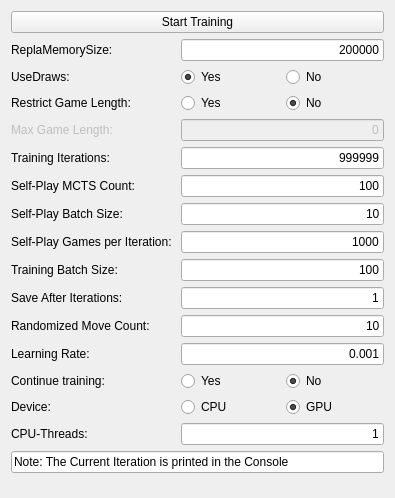
<?xml version="1.0" encoding="UTF-8"?>
<ui version="4.0">
 <class>TrainingWidget</class>
 <widget class="QWidget" name="TrainingWidget">
  <property name="geometry">
   <rect>
    <x>0</x>
    <y>0</y>
    <width>395</width>
    <height>498</height>
   </rect>
  </property>
  <property name="windowTitle">
   <string>Form</string>
  </property>
  <property name="styleSheet">
   <string notr="true"/>
  </property>
  <layout class="QVBoxLayout" name="verticalLayout_2">
   <item>
    <widget class="QPushButton" name="StartTrainingButton">
     <property name="text">
      <string>Start Training</string>
     </property>
    </widget>
   </item>
   <item>
    <layout class="QGridLayout" name="ParametersGridLayout">
     <item row="8" column="0">
      <widget class="QLabel" name="TrainingBatchSizeLabel">
       <property name="text">
        <string>Training Batch Size: </string>
       </property>
      </widget>
     </item>
     <item row="7" column="0">
      <widget class="QLabel" name="SelPlayGamesCountLabel">
       <property name="text">
        <string>Self-Play Games per Iteration: </string>
       </property>
      </widget>
     </item>
     <item row="13" column="1">
      <layout class="QHBoxLayout" name="horizontalLayout_3">
       <item>
        <widget class="QRadioButton" name="CPURadio">
         <property name="text">
          <string>CPU</string>
         </property>
         <attribute name="buttonGroup">
          <string notr="true">DeviceButtonGrp</string>
         </attribute>
        </widget>
       </item>
       <item>
        <widget class="QRadioButton" name="GPURadio">
         <property name="text">
          <string>GPU</string>
         </property>
         <property name="checked">
          <bool>true</bool>
         </property>
         <attribute name="buttonGroup">
          <string notr="true">DeviceButtonGrp</string>
         </attribute>
        </widget>
       </item>
      </layout>
     </item>
     <item row="13" column="0">
      <widget class="QLabel" name="DeviceLabel">
       <property name="text">
        <string>Device: </string>
       </property>
      </widget>
     </item>
     <item row="6" column="0">
      <widget class="QLabel" name="SelfPlayBatchSizeLabel">
       <property name="text">
        <string>Self-Play Batch Size:</string>
       </property>
      </widget>
     </item>
     <item row="10" column="0">
      <widget class="QLabel" name="RandomizedMoveCountLabel">
       <property name="text">
        <string>Randomized Move Count:</string>
       </property>
      </widget>
     </item>
     <item row="11" column="0">
      <widget class="QLabel" name="LearningRateLabel">
       <property name="text">
        <string>Learning Rate: </string>
       </property>
      </widget>
     </item>
     <item row="10" column="1">
      <widget class="QLineEdit" name="RandomizedMoveCountInput">
       <property name="text">
        <string>10</string>
       </property>
       <property name="alignment">
        <set>Qt::AlignRight|Qt::AlignTrailing|Qt::AlignVCenter</set>
       </property>
      </widget>
     </item>
     <item row="4" column="0">
      <widget class="QLabel" name="TrainingIterationsLabel">
       <property name="text">
        <string>Training Iterations: </string>
       </property>
      </widget>
     </item>
     <item row="0" column="0">
      <widget class="QLabel" name="ReplayMemorySizeLabel">
       <property name="text">
        <string>ReplaMemorySize: </string>
       </property>
      </widget>
     </item>
     <item row="5" column="0">
      <widget class="QLabel" name="SelfPlayMCTSLabel">
       <property name="text">
        <string>Self-Play MCTS Count: </string>
       </property>
      </widget>
     </item>
     <item row="14" column="1">
      <widget class="QLineEdit" name="CpuThreadsInput">
       <property name="inputMask">
        <string/>
       </property>
       <property name="text">
        <string>1</string>
       </property>
       <property name="alignment">
        <set>Qt::AlignRight|Qt::AlignTrailing|Qt::AlignVCenter</set>
       </property>
      </widget>
     </item>
     <item row="2" column="0">
      <widget class="QLabel" name="RestrictGameLengthLabel">
       <property name="text">
        <string>Restrict Game Length: </string>
       </property>
      </widget>
     </item>
     <item row="6" column="1">
      <widget class="QLineEdit" name="SelfPlayBatchSizeInput">
       <property name="text">
        <string>10</string>
       </property>
       <property name="alignment">
        <set>Qt::AlignRight|Qt::AlignTrailing|Qt::AlignVCenter</set>
       </property>
      </widget>
     </item>
     <item row="11" column="1">
      <widget class="QLineEdit" name="LearningRateInput">
       <property name="text">
        <string>0.001</string>
       </property>
       <property name="alignment">
        <set>Qt::AlignRight|Qt::AlignTrailing|Qt::AlignVCenter</set>
       </property>
      </widget>
     </item>
     <item row="1" column="1">
      <layout class="QHBoxLayout" name="horizontalLayout">
       <item>
        <widget class="QRadioButton" name="UseDrawsYesRadio">
         <property name="text">
          <string>Yes</string>
         </property>
         <property name="checked">
          <bool>true</bool>
         </property>
         <attribute name="buttonGroup">
          <string notr="true">UseDrawsButtonGrp</string>
         </attribute>
        </widget>
       </item>
       <item>
        <widget class="QRadioButton" name="UseDrawsNoRadio">
         <property name="text">
          <string>No</string>
         </property>
         <property name="checked">
          <bool>false</bool>
         </property>
         <attribute name="buttonGroup">
          <string notr="true">UseDrawsButtonGrp</string>
         </attribute>
        </widget>
       </item>
      </layout>
     </item>
     <item row="0" column="1">
      <widget class="QLineEdit" name="ReplayMemorySizeInput">
       <property name="text">
        <string>200000</string>
       </property>
       <property name="alignment">
        <set>Qt::AlignRight|Qt::AlignTrailing|Qt::AlignVCenter</set>
       </property>
      </widget>
     </item>
     <item row="9" column="1">
      <widget class="QLineEdit" name="SaveIterationCountInput">
       <property name="text">
        <string>1</string>
       </property>
       <property name="alignment">
        <set>Qt::AlignRight|Qt::AlignTrailing|Qt::AlignVCenter</set>
       </property>
      </widget>
     </item>
     <item row="3" column="0">
      <widget class="QLabel" name="MaxGameLengthLabel">
       <property name="enabled">
        <bool>false</bool>
       </property>
       <property name="text">
        <string>Max Game Length: </string>
       </property>
       <property name="indent">
        <number>-1</number>
       </property>
      </widget>
     </item>
     <item row="4" column="1">
      <widget class="QLineEdit" name="TrainingIterationsInput">
       <property name="text">
        <string>999999</string>
       </property>
       <property name="alignment">
        <set>Qt::AlignRight|Qt::AlignTrailing|Qt::AlignVCenter</set>
       </property>
      </widget>
     </item>
     <item row="7" column="1">
      <widget class="QLineEdit" name="SelfPlayGamesCountInput">
       <property name="text">
        <string>1000</string>
       </property>
       <property name="alignment">
        <set>Qt::AlignRight|Qt::AlignTrailing|Qt::AlignVCenter</set>
       </property>
      </widget>
     </item>
     <item row="3" column="1">
      <widget class="QLineEdit" name="MaxGameLengthInput">
       <property name="enabled">
        <bool>false</bool>
       </property>
       <property name="text">
        <string>0</string>
       </property>
       <property name="alignment">
        <set>Qt::AlignRight|Qt::AlignTrailing|Qt::AlignVCenter</set>
       </property>
       <property name="readOnly">
        <bool>false</bool>
       </property>
      </widget>
     </item>
     <item row="12" column="0">
      <widget class="QLabel" name="ContinueTrainingLabel">
       <property name="enabled">
        <bool>true</bool>
       </property>
       <property name="text">
        <string>Continue training:</string>
       </property>
      </widget>
     </item>
     <item row="1" column="0">
      <widget class="QLabel" name="UseDrawsLabel">
       <property name="text">
        <string>UseDraws: </string>
       </property>
      </widget>
     </item>
     <item row="9" column="0">
      <widget class="QLabel" name="SaveIterationCountLabel">
       <property name="text">
        <string>Save After Iterations: </string>
       </property>
      </widget>
     </item>
     <item row="8" column="1">
      <widget class="QLineEdit" name="TrainingBatchSizeInput">
       <property name="text">
        <string>100</string>
       </property>
       <property name="alignment">
        <set>Qt::AlignRight|Qt::AlignTrailing|Qt::AlignVCenter</set>
       </property>
      </widget>
     </item>
     <item row="14" column="0">
      <layout class="QHBoxLayout" name="horizontalLayout_4">
       <item>
        <widget class="QLabel" name="CpuThreadsLabel">
         <property name="text">
          <string>CPU-Threads: </string>
         </property>
        </widget>
       </item>
      </layout>
     </item>
     <item row="2" column="1">
      <layout class="QHBoxLayout" name="horizontalLayout_2">
       <item>
        <widget class="QRadioButton" name="RestrictGameLengthYesRadio">
         <property name="text">
          <string>Yes</string>
         </property>
         <attribute name="buttonGroup">
          <string notr="true">RestrictGameLengthButtonGrp</string>
         </attribute>
        </widget>
       </item>
       <item>
        <widget class="QRadioButton" name="RestrictGameLengthNoRadio">
         <property name="text">
          <string>No</string>
         </property>
         <property name="checked">
          <bool>true</bool>
         </property>
         <attribute name="buttonGroup">
          <string notr="true">RestrictGameLengthButtonGrp</string>
         </attribute>
        </widget>
       </item>
      </layout>
     </item>
     <item row="5" column="1">
      <widget class="QLineEdit" name="SelfPlayMCTSCountInput">
       <property name="text">
        <string>100</string>
       </property>
       <property name="alignment">
        <set>Qt::AlignRight|Qt::AlignTrailing|Qt::AlignVCenter</set>
       </property>
      </widget>
     </item>
     <item row="12" column="1">
      <layout class="QHBoxLayout" name="horizontalLayout_5">
       <item>
        <widget class="QRadioButton" name="ContinueTrainingYesRadio">
         <property name="text">
          <string>Yes</string>
         </property>
         <property name="checked">
          <bool>false</bool>
         </property>
         <attribute name="buttonGroup">
          <string notr="true">ContinueTrainingGrp</string>
         </attribute>
        </widget>
       </item>
       <item>
        <widget class="QRadioButton" name="ContinueTrainingNoRadio">
         <property name="text">
          <string>No</string>
         </property>
         <property name="checked">
          <bool>true</bool>
         </property>
         <attribute name="buttonGroup">
          <string notr="true">ContinueTrainingGrp</string>
         </attribute>
        </widget>
       </item>
      </layout>
     </item>
    </layout>
   </item>
   <item>
    <widget class="QLineEdit" name="Note">
     <property name="enabled">
      <bool>true</bool>
     </property>
     <property name="text">
      <string>Note: The Current Iteration is printed in the Console</string>
     </property>
     <property name="readOnly">
      <bool>true</bool>
     </property>
    </widget>
   </item>
   <item>
    <spacer name="verticalSpacer">
     <property name="orientation">
      <enum>Qt::Vertical</enum>
     </property>
     <property name="sizeHint" stdset="0">
      <size>
       <width>20</width>
       <height>40</height>
      </size>
     </property>
    </spacer>
   </item>
  </layout>
 </widget>
 <resources/>
 <connections/>
 <buttongroups>
  <buttongroup name="UseDrawsButtonGrp"/>
  <buttongroup name="DeviceButtonGrp"/>
  <buttongroup name="RestrictGameLengthButtonGrp"/>
  <buttongroup name="ContinueTrainingGrp"/>
 </buttongroups>
</ui>
